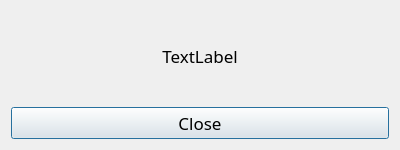
<?xml version="1.0" encoding="UTF-8"?>
<ui version="4.0">
 <class>GameOver</class>
 <widget class="QDialog" name="GameOver">
  <property name="geometry">
   <rect>
    <x>0</x>
    <y>0</y>
    <width>400</width>
    <height>150</height>
   </rect>
  </property>
  <property name="windowTitle">
   <string>Dialog</string>
  </property>
  <layout class="QGridLayout" name="gridLayout">
   <item row="0" column="0" colspan="2">
    <widget class="QLabel" name="label">
     <property name="font">
      <font>
       <family>Microsoft YaHei UI Light</family>
       <pointsize>13</pointsize>
      </font>
     </property>
     <property name="text">
      <string>TextLabel</string>
     </property>
     <property name="alignment">
      <set>Qt::AlignCenter</set>
     </property>
    </widget>
   </item>
   <item row="1" column="0" colspan="2">
    <widget class="QPushButton" name="pushButton">
     <property name="font">
      <font>
       <family>Microsoft YaHei UI Light</family>
       <pointsize>13</pointsize>
      </font>
     </property>
     <property name="text">
      <string>Close</string>
     </property>
    </widget>
   </item>
  </layout>
 </widget>
 <resources/>
 <connections/>
</ui>
